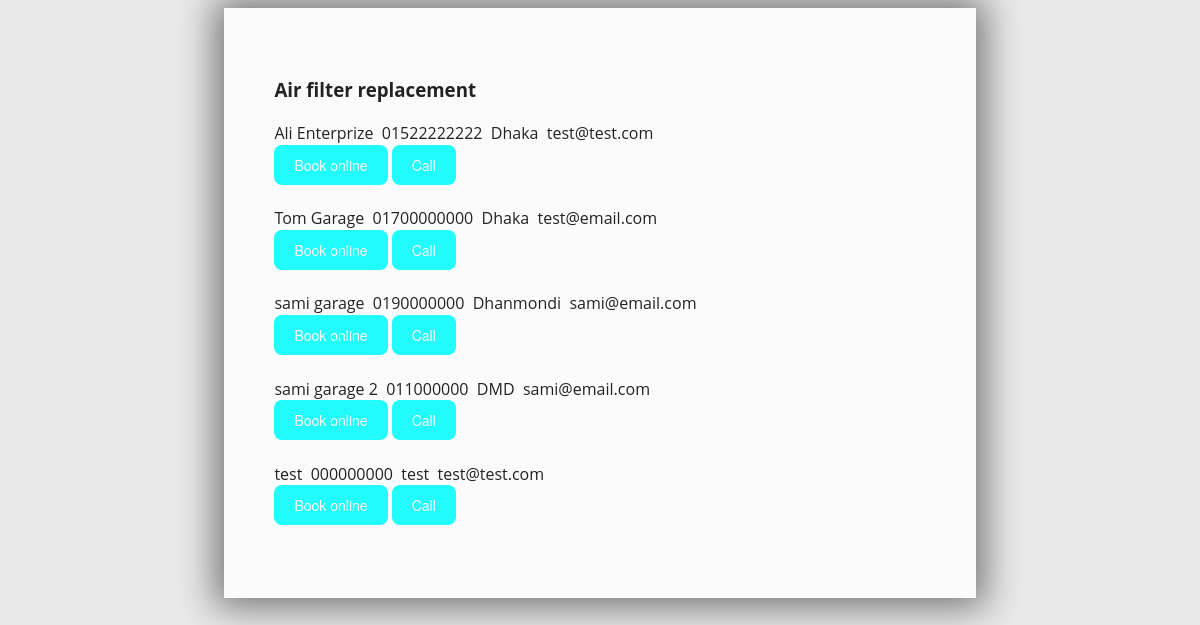
The app's page /filter.php, older data.
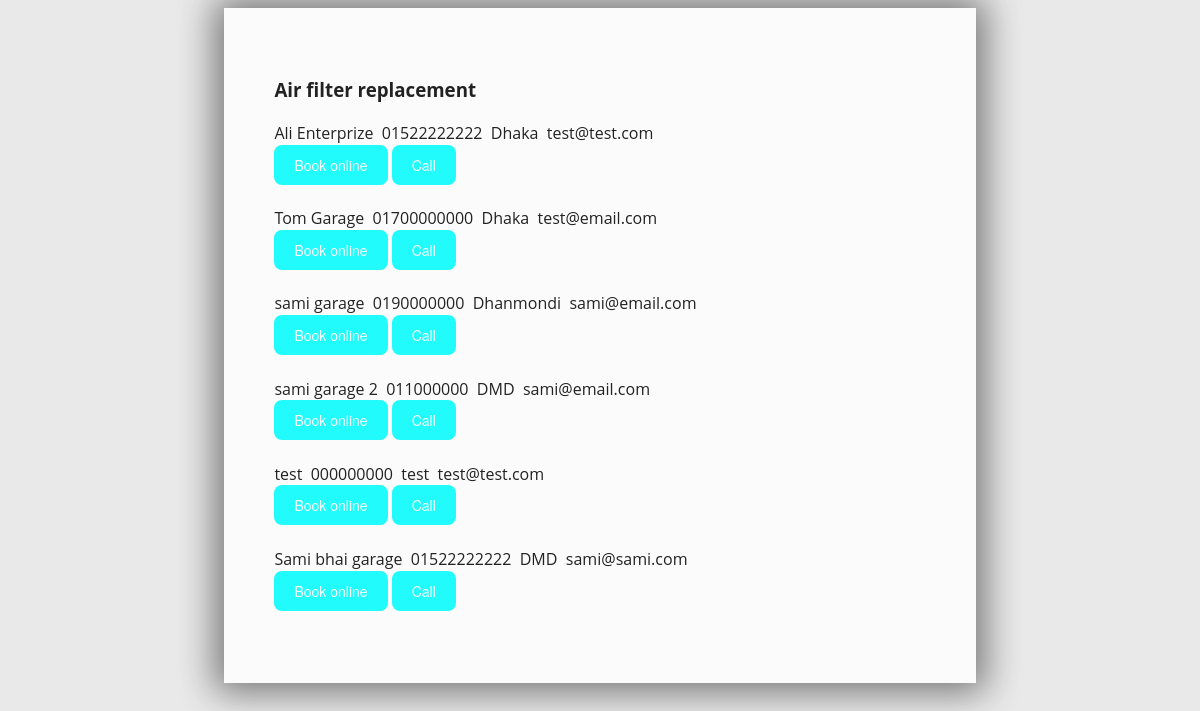
The same page, newer data.
### tables this page shows
CREATE TABLE `garage` (
  `g_id` int(11) NOT NULL,
  `name` varchar(100) NOT NULL,
  `address` varchar(100) NOT NULL,
  `phone` varchar(100) NOT NULL,
  `email` varchar(100) NOT NULL,
  `vendor_id` int(11) NOT NULL
);

### filter.php (the view, shortened to what this page needs)
<?php
	include("dbcon/conn.php");
?>
<!DOCTYPE html>
<html lang="en">
<head>
</head>
<body>
    <div class="container">
        <h3>Air filter replacement</h3>
    <?php
        $sql="SELECT * FROM garage";
        $result=mysqli_query($conn,$sql);
        if(mysqli_num_rows($result)>0){
            while($row=mysqli_fetch_assoc($result)){
                $vphone=$row["phone"];
                $garage=$row["name"];
                echo "<tr><td>".$garage."&nbsp;&nbsp;<tr><td>".$vphone."&nbsp;&nbsp;<tr><td>".$row["address"]."&nbsp;&nbsp;<tr><td>".$row["email"];
                ?>
                <form action="service_index.php" method='POST'>
                    <button class="button" name="submit">Book online</button>
                    <button class="button" onclick="location.href='owner_login.php'">Call</button>
                </form>
                <br>
        <?php
            }
        }
    ?>
    </div>
</body>
</html>

Row changes from the older to the newer data that the page shows:
added garage: name "Sami bhai garage", phone "01522222222", address "DMD", email "sami@sami.com"
